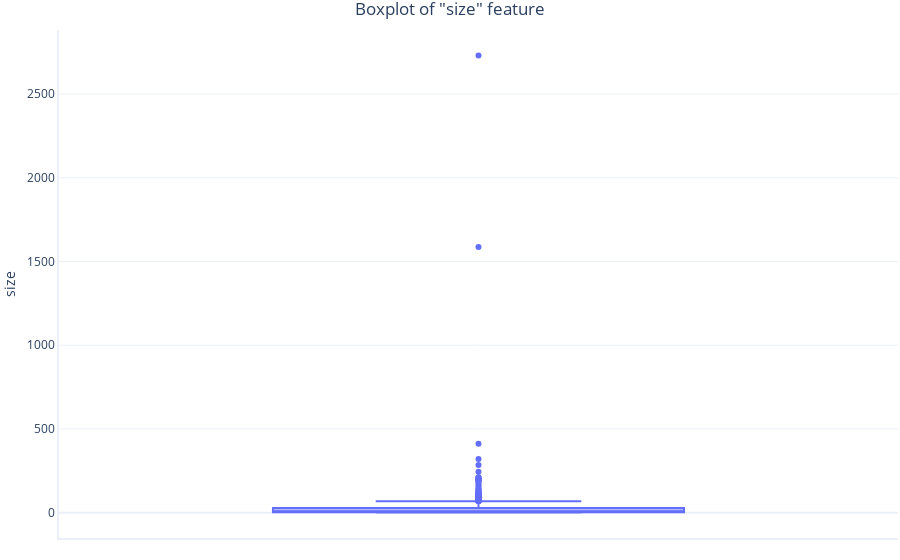

The code cell stored with this chart in its notebook:
### Markdown cell above
From the plot above we can conclude that:

- We have `8` different color categories.
- The most predominant colors are `brown` and `white`
- The least predominant colors are `blue`, `orange` and `white`
- Out plotting algorithm is not smart enough to assign the correct colors to their respective names

Let's see what we can find about the other features:

### Code cell
graphing.box_and_whisker(dataset, label_y="size", title='Boxplot of "size" feature')

### Figure 1 — Plotly figure (JSON) as saved in the notebook; plotly's stock layout.template omitted (floating-point values rounded to 4 significant figures; data arrays with more than 128 entries replaced by an {"elided": "..."} marker saying what was removed)
{"data": [{"alignmentgroup": "True", "hovertemplate": "size=%{y}<extra></extra>", "legendgroup": "", "marker": {"color": "#636efa"}, "name": "", "notched": false, "offsetgroup": "", "orientation": "v", "showlegend": false, "type": "box", "x0": " ", "xaxis": "x", "y": {"elided": "2200 float values"}, "y0": " ", "yaxis": "y"}], "layout": {"boxmode": "group", "legend": {"tracegroupgap": 0}, "title": {"text": "Boxplot of \"size\" feature"}, "xaxis": {"anchor": "y", "domain": [0, 1]}, "yaxis": {"anchor": "x", "domain": [0, 1], "title": {"text": "size"}}}}
